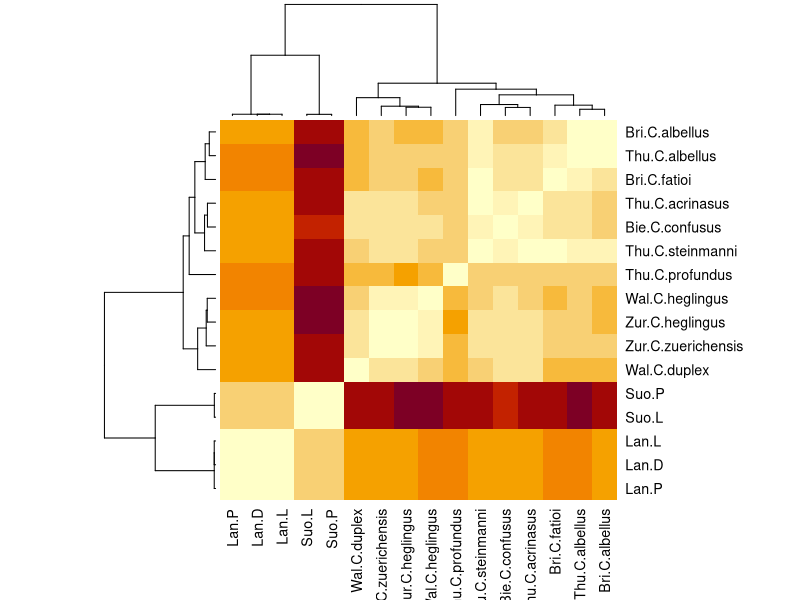

The R source for this figure:
## ---- chunk 1
FSTpop <- read.table('summary.txt', header = TRUE)
Pops   <- unique(c(FSTpop$Pop1, FSTpop$Pop2))
FSTmat <- matrix(0, nrow = length(Pops), ncol = length(Pops))
row.names(FSTmat) <- Pops
colnames(FSTmat)  <- Pops
for (i in 1:dim(FSTpop)[1]) {
   FSTmat[FSTpop[i, 1], FSTpop[i, 2]] <- FSTpop[i, 3]
   FSTmat[FSTpop[i, 2], FSTpop[i, 1]] <- FSTpop[i, 3]
}
heatmap(FSTmat, scale = 'none', margins = c(6, 5))
